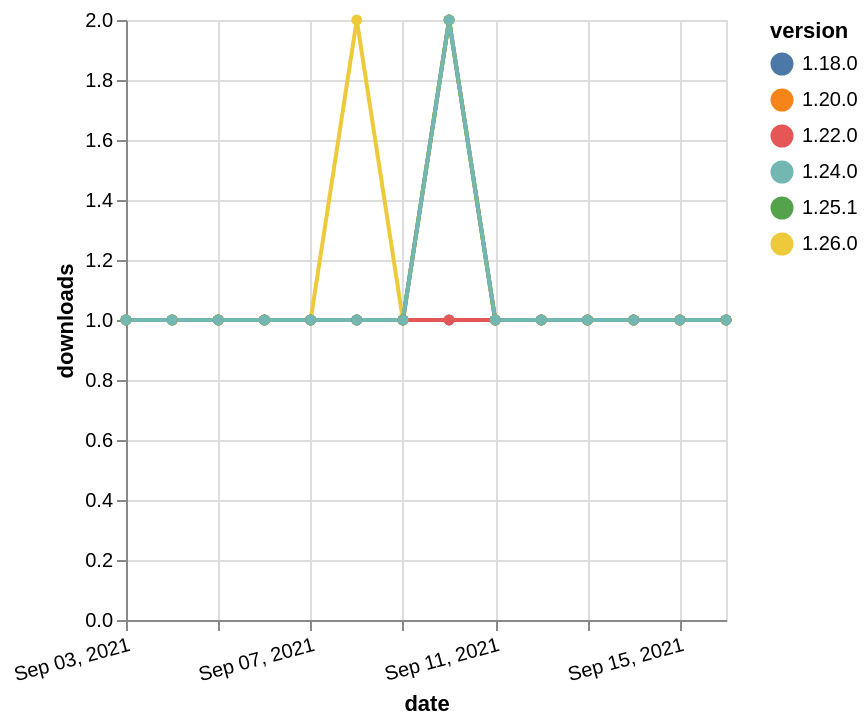

Write a Vega-Lite specification for this figure.
### Vega-Lite specification from a JSON file in a GitHub repository (floating-point values rounded to 4 significant figures)
{"$schema": "https://vega.github.io/schema/vega-lite/v5.json", "description": "A simple bar chart with embedded data.", "data": {"values": [{"date": "2021-09-03", "total": 206, "delta": 1, "version": "1.18.0"}, {"date": "2021-09-04", "total": 207, "delta": 1, "version": "1.18.0"}, {"date": "2021-09-05", "total": 208, "delta": 1, "version": "1.18.0"}, {"date": "2021-09-06", "total": 209, "delta": 1, "version": "1.18.0"}, {"date": "2021-09-07", "total": 210, "delta": 1, "version": "1.18.0"}, {"date": "2021-09-08", "total": 211, "delta": 1, "version": "1.18.0"}, {"date": "2021-09-09", "total": 212, "delta": 1, "version": "1.18.0"}, {"date": "2021-09-10", "total": 213, "delta": 1, "version": "1.18.0"}, {"date": "2021-09-11", "total": 214, "delta": 1, "version": "1.18.0"}, {"date": "2021-09-12", "total": 215, "delta": 1, "version": "1.18.0"}, {"date": "2021-09-13", "total": 216, "delta": 1, "version": "1.18.0"}, {"date": "2021-09-14", "total": 217, "delta": 1, "version": "1.18.0"}, {"date": "2021-09-15", "total": 218, "delta": 1, "version": "1.18.0"}, {"date": "2021-09-16", "total": 219, "delta": 1, "version": "1.18.0"}, {"date": "2021-09-03", "total": 176, "delta": 1, "version": "1.22.0"}, {"date": "2021-09-04", "total": 177, "delta": 1, "version": "1.22.0"}, {"date": "2021-09-05", "total": 178, "delta": 1, "version": "1.22.0"}, {"date": "2021-09-06", "total": 179, "delta": 1, "version": "1.22.0"}, {"date": "2021-09-07", "total": 180, "delta": 1, "version": "1.22.0"}, {"date": "2021-09-08", "total": 181, "delta": 1, "version": "1.22.0"}, {"date": "2021-09-09", "total": 182, "delta": 1, "version": "1.22.0"}, {"date": "2021-09-10", "total": 183, "delta": 1, "version": "1.22.0"}, {"date": "2021-09-11", "total": 184, "delta": 1, "version": "1.22.0"}, {"date": "2021-09-12", "total": 185, "delta": 1, "version": "1.22.0"}, {"date": "2021-09-13", "total": 186, "delta": 1, "version": "1.22.0"}, {"date": "2021-09-14", "total": 187, "delta": 1, "version": "1.22.0"}, {"date": "2021-09-15", "total": 188, "delta": 1, "version": "1.22.0"}, {"date": "2021-09-16", "total": 189, "delta": 1, "version": "1.22.0"}, {"date": "2021-09-03", "total": 163, "delta": 1, "version": "1.26.0"}, {"date": "2021-09-04", "total": 164, "delta": 1, "version": "1.26.0"}, {"date": "2021-09-05", "total": 165, "delta": 1, "version": "1.26.0"}, {"date": "2021-09-06", "total": 166, "delta": 1, "version": "1.26.0"}, {"date": "2021-09-07", "total": 167, "delta": 1, "version": "1.26.0"}, {"date": "2021-09-08", "total": 169, "delta": 2, "version": "1.26.0"}, {"date": "2021-09-09", "total": 170, "delta": 1, "version": "1.26.0"}, {"date": "2021-09-10", "total": 172, "delta": 2, "version": "1.26.0"}, {"date": "2021-09-11", "total": 173, "delta": 1, "version": "1.26.0"}, {"date": "2021-09-12", "total": 174, "delta": 1, "version": "1.26.0"}, {"date": "2021-09-13", "total": 175, "delta": 1, "version": "1.26.0"}, {"date": "2021-09-14", "total": 176, "delta": 1, "version": "1.26.0"}, {"date": "2021-09-15", "total": 177, "delta": 1, "version": "1.26.0"}, {"date": "2021-09-16", "total": 178, "delta": 1, "version": "1.26.0"}, {"date": "2021-09-03", "total": 291, "delta": 1, "version": "1.20.0"}, {"date": "2021-09-04", "total": 292, "delta": 1, "version": "1.20.0"}, {"date": "2021-09-05", "total": 293, "delta": 1, "version": "1.20.0"}, {"date": "2021-09-06", "total": 294, "delta": 1, "version": "1.20.0"}, {"date": "2021-09-07", "total": 295, "delta": 1, "version": "1.20.0"}, {"date": "2021-09-08", "total": 296, "delta": 1, "version": "1.20.0"}, {"date": "2021-09-09", "total": 297, "delta": 1, "version": "1.20.0"}, {"date": "2021-09-10", "total": 299, "delta": 2, "version": "1.20.0"}, {"date": "2021-09-11", "total": 300, "delta": 1, "version": "1.20.0"}, {"date": "2021-09-12", "total": 301, "delta": 1, "version": "1.20.0"}, {"date": "2021-09-13", "total": 302, "delta": 1, "version": "1.20.0"}, {"date": "2021-09-14", "total": 303, "delta": 1, "version": "1.20.0"}, {"date": "2021-09-15", "total": 304, "delta": 1, "version": "1.20.0"}, {"date": "2021-09-16", "total": 305, "delta": 1, "version": "1.20.0"}, {"date": "2021-09-03", "total": 135, "delta": 1, "version": "1.25.1"}, {"date": "2021-09-04", "total": 136, "delta": 1, "version": "1.25.1"}, {"date": "2021-09-05", "total": 137, "delta": 1, "version": "1.25.1"}, {"date": "2021-09-06", "total": 138, "delta": 1, "version": "1.25.1"}, {"date": "2021-09-07", "total": 139, "delta": 1, "version": "1.25.1"}, {"date": "2021-09-08", "total": 140, "delta": 1, "version": "1.25.1"}, {"date": "2021-09-09", "total": 141, "delta": 1, "version": "1.25.1"}, {"date": "2021-09-10", "total": 143, "delta": 2, "version": "1.25.1"}, {"date": "2021-09-11", "total": 144, "delta": 1, "version": "1.25.1"}, {"date": "2021-09-12", "total": 145, "delta": 1, "version": "1.25.1"}, {"date": "2021-09-13", "total": 146, "delta": 1, "version": "1.25.1"}, {"date": "2021-09-14", "total": 147, "delta": 1, "version": "1.25.1"}, {"date": "2021-09-15", "total": 148, "delta": 1, "version": "1.25.1"}, {"date": "2021-09-16", "total": 149, "delta": 1, "version": "1.25.1"}, {"date": "2021-09-03", "total": 148, "delta": 1, "version": "1.24.0"}, {"date": "2021-09-04", "total": 149, "delta": 1, "version": "1.24.0"}, {"date": "2021-09-05", "total": 150, "delta": 1, "version": "1.24.0"}, {"date": "2021-09-06", "total": 151, "delta": 1, "version": "1.24.0"}, {"date": "2021-09-07", "total": 152, "delta": 1, "version": "1.24.0"}, {"date": "2021-09-08", "total": 153, "delta": 1, "version": "1.24.0"}, {"date": "2021-09-09", "total": 154, "delta": 1, "version": "1.24.0"}, {"date": "2021-09-10", "total": 156, "delta": 2, "version": "1.24.0"}, {"date": "2021-09-11", "total": 157, "delta": 1, "version": "1.24.0"}, {"date": "2021-09-12", "total": 158, "delta": 1, "version": "1.24.0"}, {"date": "2021-09-13", "total": 159, "delta": 1, "version": "1.24.0"}, {"date": "2021-09-14", "total": 160, "delta": 1, "version": "1.24.0"}, {"date": "2021-09-15", "total": 161, "delta": 1, "version": "1.24.0"}, {"date": "2021-09-16", "total": 162, "delta": 1, "version": "1.24.0"}]}, "width": "container", "mark": {"type": "line", "point": {"filled": true}}, "encoding": {"x": {"field": "date", "type": "temporal", "timeUnit": "yearmonthdate", "title": "date", "axis": {"labelAngle": -15}}, "y": {"field": "delta", "type": "quantitative", "title": "downloads"}, "color": {"field": "version", "type": "nominal"}, "tooltip": {"field": "delta"}}}
